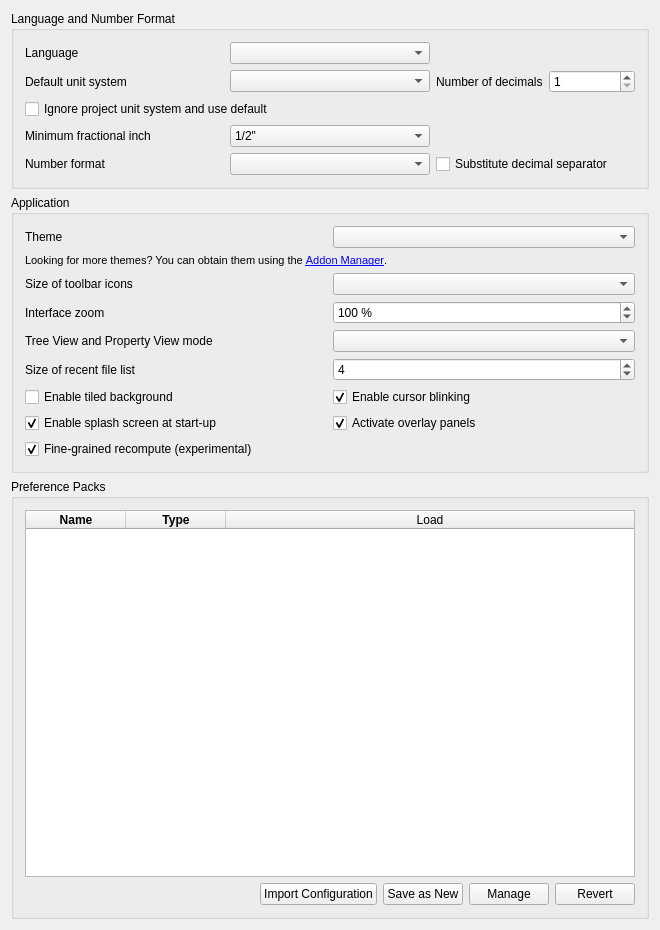
<?xml version="1.0" encoding="UTF-8"?>
<ui version="4.0">
 <class>Gui::Dialog::DlgSettingsGeneral</class>
 <widget class="QWidget" name="Gui::Dialog::DlgSettingsGeneral">
  <property name="geometry">
   <rect>
    <x>0</x>
    <y>0</y>
    <width>660</width>
    <height>930</height>
   </rect>
  </property>
  <property name="windowTitle">
   <string>General</string>
  </property>
   <layout class="QVBoxLayout" name="verticalLayout">
    <item>
     <widget class="QGroupBox" name="GroupBox7">
      <property name="title">
       <string>Language and Number Format</string>
      </property>
      <layout class="QGridLayout">
       <property name="leftMargin">
        <number>11</number>
       </property>
       <property name="topMargin">
        <number>11</number>
       </property>
       <property name="rightMargin">
        <number>11</number>
       </property>
       <property name="bottomMargin">
        <number>11</number>
       </property>
       <property name="spacing">
        <number>6</number>
       </property>
       <item row="0" column="0">
        <widget class="QLabel" name="TextLabel1_4">
         <property name="text">
          <string>Language</string>
         </property>
        </widget>
       </item>
       <item row="0" column="1">
        <widget class="QComboBox" name="Languages">
         <property name="toolTip">
          <string>Language of the application's user interface</string>
         </property>
        </widget>
       </item>
       <item row="1" column="0">
        <widget class="QLabel" name="unitSystemLabel">
         <property name="text">
          <string>Default unit system</string>
         </property>
        </widget>
       </item>
       <item row="1" column="1">
        <widget class="QComboBox" name="comboBox_UnitSystem">
         <property name="toolTip">
          <string>Unit system for all parts of the application. Can be overridden by specifying a document unit system.</string>
         </property>
        </widget>
       </item>
       <item row="1" column="2">
        <layout class="QHBoxLayout" name="horizontalLayout_3">
         <item>
          <widget class="QLabel" name="decimalsLabel">
           <property name="text">
            <string>Number of decimals</string>
           </property>
          </widget>
         </item>
         <item>
          <widget class="QSpinBox" name="spinBoxDecimals">
           <property name="toolTip">
            <string>Number of decimals that should be shown for numbers and dimensions</string>
           </property>
           <property name="minimum">
            <number>1</number>
           </property>
           <property name="maximum">
            <number>12</number>
           </property>
          </widget>
         </item>
        </layout>
       </item>
       <item row="2" column="0" colspan="3">
        <widget class="QCheckBox" name="checkBox_projectUnitSystemIgnore">
          <property name="toolTip">
           <string>Ignores document unit systems</string>
          </property>
          <property name="text">
           <string>Ignore project unit system and use default</string>
          </property>
        </widget>
       </item>
       <item row="3" column="0">
        <widget class="QLabel" name="fractionalInchLabel">
         <property name="text">
          <string>Minimum fractional inch</string>
         </property>
        </widget>
       </item>
       <item row="3" column="1">
        <widget class="QComboBox" name="comboBox_FracInch">
         <property name="toolTip">
          <string>Minimum fractional inch to be displayed</string>
         </property>
         <item>
          <property name="text">
           <string notr="true">1/2"</string>
          </property>
         </item>
         <item>
          <property name="text">
           <string notr="true">1/4"</string>
          </property>
         </item>
         <item>
          <property name="text">
           <string notr="true">1/8"</string>
          </property>
         </item>
         <item>
          <property name="text">
           <string notr="true">1/16"</string>
          </property>
         </item>
         <item>
          <property name="text">
           <string notr="true">1/32"</string>
          </property>
         </item>
         <item>
          <property name="text">
           <string notr="true">1/64"</string>
          </property>
         </item>
         <item>
          <property name="text">
           <string notr="true">1/128"</string>
          </property>
         </item>
        </widget>
       </item>
       <item row="4" column="0">
        <widget class="QLabel" name="TextLabel1_5">
         <property name="text">
          <string>Number format</string>
         </property>
        </widget>
       </item>
       <item row="4" column="1">
        <widget class="Gui::PrefComboBox" name="UseLocaleFormatting">
         <property name="prefEntry" stdset="0">
          <cstring>UseLocaleFormatting</cstring>
         </property>
         <property name="prefPath" stdset="0">
          <cstring>General</cstring>
         </property>
        </widget>
       </item>
       <item row="4" column="2">
        <widget class="Gui::PrefCheckBox" name="SubstituteDecimal">
         <property name="toolTip">
          <string>Substitutes numerical keypad decimal separator with locale separator, except
in the Python console and the macro editor where a
dot/period will always be printed</string>
         </property>
         <property name="text">
          <string>Substitute decimal separator</string>
         </property>
         <property name="prefEntry" stdset="0">
          <cstring>SubstituteDecimalSeparator</cstring>
         </property>
         <property name="prefPath" stdset="0">
          <cstring>General</cstring>
         </property>
        </widget>
       </item>
      </layout>
     </widget>
    </item>
    <item>
     <widget class="QGroupBox" name="GroupBox3">
      <property name="title">
       <string>Application</string>
      </property>
      <layout class="QGridLayout">
       <property name="leftMargin">
        <number>11</number>
       </property>
       <property name="topMargin">
        <number>11</number>
       </property>
       <property name="rightMargin">
        <number>11</number>
       </property>
       <property name="bottomMargin">
        <number>11</number>
       </property>
       <property name="spacing">
        <number>6</number>
       </property>
       <item row="0" column="0">
        <widget class="QLabel" name="themesLabel">
         <property name="text">
          <string>Theme</string>
         </property>
        </widget>
       </item>
       <item row="0" column="1">
        <widget class="QComboBox" name="themesCombobox">
         <property name="toolTip">
          <string>Customize the appearance of the user interface</string>
         </property>
        </widget>
       </item>
       <item row="1" column="0" colspan="2">
        <widget class="QLabel" name="moreThemesLabel">
         <property name="font">
          <font>
           <pointsize>8</pointsize>
          </font>
         </property>
         <property name="text">
          <string>Looking for more themes? You can obtain them using the &lt;a href=&quot;freecad:Std_AddonMgr&quot;&gt;Addon Manager&lt;/a&gt;.</string>
         </property>
         <property name="textFormat">
          <enum>Qt::RichText</enum>
         </property>
        </widget>
       </item>
       <item row="2" column="0">
        <widget class="QLabel" name="iconSizeLabel">
         <property name="text">
          <string>Size of toolbar icons</string>
         </property>
        </widget>
       </item>
       <item row="2" column="1">
        <widget class="QComboBox" name="toolbarIconSize">
         <property name="toolTip">
          <string>Icon size in the toolbar</string>
         </property>
        </widget>
       </item>
       <item row="3" column="0">
        <widget class="QLabel" name="uiZoomLabel">
         <property name="text">
          <string>Interface zoom</string>
         </property>
        </widget>
       </item>
       <item row="3" column="1">
        <widget class="Gui::PrefSpinBox" name="UiZoom">
         <property name="toolTip">
          <string>Scales the whole interface: text, icons and spacing. Does not affect the 3D view.</string>
         </property>
         <property name="minimum">
          <number>50</number>
         </property>
         <property name="maximum">
          <number>300</number>
         </property>
         <property name="singleStep">
          <number>10</number>
         </property>
         <property name="suffix">
          <string> %</string>
         </property>
         <property name="value">
          <number>100</number>
         </property>
         <property name="prefEntry" stdset="0">
          <cstring>UiZoom</cstring>
         </property>
         <property name="prefPath" stdset="0">
          <cstring>MainWindow</cstring>
         </property>
        </widget>
       </item>
       <item row="4" column="0">
        <widget class="QLabel" name="treeModeLabel">
         <property name="text">
          <string>Tree View and Property View mode</string>
         </property>
        </widget>
       </item>
       <item row="4" column="1">
        <widget class="QComboBox" name="treeMode">
         <property name="toolTip">
          <string>Customize how the tree view is shown in the panel (restart required).

'Combined': combine tree and property view into one panel.
'Independent': split tree and property view into separate panels.</string>
         </property>
        </widget>
       </item>
       <item row="5" column="0">
        <widget class="QLabel" name="recentFileListLabel">
         <property name="text">
          <string>Size of recent file list</string>
         </property>
        </widget>
       </item>
       <item row="5" column="1">
        <widget class="Gui::PrefSpinBox" name="RecentFiles">
         <property name="toolTip">
          <string>How many files should be listed in recent files list</string>
         </property>
         <property name="value">
          <number>4</number>
         </property>
         <property name="prefEntry" stdset="0">
          <cstring>RecentFiles</cstring>
         </property>
         <property name="prefPath" stdset="0">
          <cstring>RecentFiles</cstring>
         </property>
        </widget>
       </item>
       <item row="6" column="0">
        <widget class="QCheckBox" name="tiledBackground">
         <property name="toolTip">
          <string>Background of the main window (when no document is opened) will consist of tiles of an image.</string>
         </property>
         <property name="text">
          <string>Enable tiled background</string>
         </property>
        </widget>
       </item>
       <item row="6" column="1">
        <widget class="Gui::PrefCheckBox" name="EnableCursorBlinking">
         <property name="toolTip">
          <string>The text cursor will be blinking</string>
         </property>
         <property name="text">
          <string>Enable cursor blinking</string>
         </property>
         <property name="checked">
          <bool>true</bool>
         </property>
         <property name="prefEntry" stdset="0">
          <cstring>EnableCursorBlinking</cstring>
         </property>
         <property name="prefPath" stdset="0">
          <cstring>General</cstring>
         </property>
        </widget>
       </item>
       <item row="7" column="0">
        <widget class="Gui::PrefCheckBox" name="SplashScreen">
         <property name="toolTip">
          <string>A splash screen is a small loading window that is shown
when FreeCAD is launching. If this option is checked, FreeCAD will
display the splash screen.</string>
         </property>
         <property name="text">
          <string>Enable splash screen at start-up</string>
         </property>
         <property name="checked">
          <bool>true</bool>
         </property>
         <property name="prefEntry" stdset="0">
          <cstring>ShowSplasher</cstring>
         </property>
         <property name="prefPath" stdset="0">
          <cstring>General</cstring>
         </property>
        </widget>
       </item>
       <item row="7" column="1">
        <widget class="Gui::PrefCheckBox" name="ActivateOverlay">
         <property name="toolTip">
          <string>Activate overlay handling of docked panels</string>
         </property>
         <property name="text">
          <string>Activate overlay panels</string>
         </property>
         <property name="checked">
          <bool>true</bool>
         </property>
         <property name="prefEntry" stdset="0">
          <cstring>ActivateOverlay</cstring>
         </property>
         <property name="prefPath" stdset="0">
          <cstring>DockWindows</cstring>
         </property>
        </widget>
       </item>
       <item row="8" column="0">
        <widget class="Gui::PrefCheckBox" name="FineGrainedRecompute">
         <property name="toolTip">
          <string>Activate fine-grained recomputation of documents</string>
         </property>
         <property name="text">
          <string>Fine-grained recompute (experimental)</string>
         </property>
         <property name="checked">
          <bool>true</bool>
         </property>
         <property name="prefEntry" stdset="0">
          <cstring>FineGrainedRecompute</cstring>
         </property>
         <property name="prefPath" stdset="0">
          <cstring>General</cstring>
         </property>
        </widget>
       </item>
      </layout>
     </widget>
    </item>
    <item>
     <widget class="QGroupBox" name="groupBox">
      <property name="title">
       <string>Preference Packs</string>
      </property>
      <layout class="QHBoxLayout" name="horizontalLayout">
       <item>
        <layout class="QVBoxLayout" name="verticalLayout_3">
         <item>
          <widget class="QTableWidget" name="PreferencePacks">
           <property name="horizontalScrollBarPolicy">
            <enum>Qt::ScrollBarAlwaysOff</enum>
           </property>
           <property name="sizeAdjustPolicy">
            <enum>QAbstractScrollArea::AdjustToContents</enum>
           </property>
           <property name="editTriggers">
            <set>QAbstractItemView::NoEditTriggers</set>
           </property>
           <property name="showDropIndicator" stdset="0">
            <bool>false</bool>
           </property>
           <property name="dragDropOverwriteMode">
            <bool>false</bool>
           </property>
           <property name="selectionMode">
            <enum>QAbstractItemView::NoSelection</enum>
           </property>
           <property name="selectionBehavior">
            <enum>QAbstractItemView::SelectRows</enum>
           </property>
           <property name="showGrid">
            <bool>false</bool>
           </property>
           <property name="sortingEnabled">
            <bool>true</bool>
           </property>
           <property name="wordWrap">
            <bool>false</bool>
           </property>
           <property name="cornerButtonEnabled">
            <bool>false</bool>
           </property>
           <attribute name="horizontalHeaderVisible">
            <bool>true</bool>
           </attribute>
           <attribute name="horizontalHeaderCascadingSectionResizes">
            <bool>true</bool>
           </attribute>
           <attribute name="horizontalHeaderMinimumSectionSize">
            <number>30</number>
           </attribute>
           <attribute name="horizontalHeaderDefaultSectionSize">
            <number>100</number>
           </attribute>
           <attribute name="horizontalHeaderStretchLastSection">
            <bool>true</bool>
           </attribute>
           <attribute name="verticalHeaderVisible">
            <bool>false</bool>
           </attribute>
           <attribute name="verticalHeaderMinimumSectionSize">
            <number>16</number>
           </attribute>
           <attribute name="verticalHeaderDefaultSectionSize">
            <number>24</number>
           </attribute>
           <column>
            <property name="text">
             <string>Name</string>
            </property>
            <property name="font">
             <font>
              <weight>75</weight>
              <bold>true</bold>
             </font>
            </property>
           </column>
           <column>
            <property name="text">
             <string>Type</string>
            </property>
            <property name="font">
             <font>
              <weight>75</weight>
              <bold>true</bold>
             </font>
            </property>
           </column>
           <column>
            <property name="text">
             <string>Load</string>
            </property>
           </column>
          </widget>
         </item>
         <item>
          <layout class="QHBoxLayout" name="horizontalLayout_2">
           <item>
            <spacer name="horizontalSpacer">
             <property name="orientation">
              <enum>Qt::Horizontal</enum>
             </property>
             <property name="sizeHint" stdset="0">
              <size>
               <width>40</width>
               <height>20</height>
              </size>
             </property>
            </spacer>
           </item>
           <item>
            <widget class="QPushButton" name="ImportConfig">
             <property name="text">
              <string>Import Configuration</string>
             </property>
            </widget>
           </item>
           <item>
            <widget class="QPushButton" name="SaveNewPreferencePack">
             <property name="text">
              <string>Save as New</string>
             </property>
            </widget>
           </item>
           <item>
            <widget class="QPushButton" name="ManagePreferencePacks">
             <property name="sizePolicy">
              <sizepolicy hsizetype="Fixed" vsizetype="Fixed">
               <horstretch>0</horstretch>
               <verstretch>0</verstretch>
              </sizepolicy>
             </property>
             <property name="text">
              <string>Manage</string>
             </property>
            </widget>
           </item>
           <item>
            <widget class="QPushButton" name="RevertToSavedConfig">
             <property name="text">
              <string>Revert</string>
             </property>
            </widget>
           </item>
          </layout>
         </item>
        </layout>
       </item>
      </layout>
     </widget>
    </item>
  </layout>
 </widget>
 <layoutdefault spacing="6" margin="11"/>
 <customwidgets>
  <customwidget>
   <class>Gui::PrefSpinBox</class>
   <extends>QSpinBox</extends>
   <header>Gui/PrefWidgets.h</header>
  </customwidget>
  <customwidget>
   <class>Gui::PrefCheckBox</class>
   <extends>QCheckBox</extends>
   <header>Gui/PrefWidgets.h</header>
  </customwidget>
  <customwidget>
   <class>Gui::PrefComboBox</class>
   <extends>QComboBox</extends>
   <header>Gui/PrefWidgets.h</header>
  </customwidget>
 </customwidgets>
 <tabstops>
  <tabstop>Languages</tabstop>
  <tabstop>RecentFiles</tabstop>
  <tabstop>EnableCursorBlinking</tabstop>
  <tabstop>SplashScreen</tabstop>
 </tabstops>
 <resources/>
 <connections/>
</ui>
